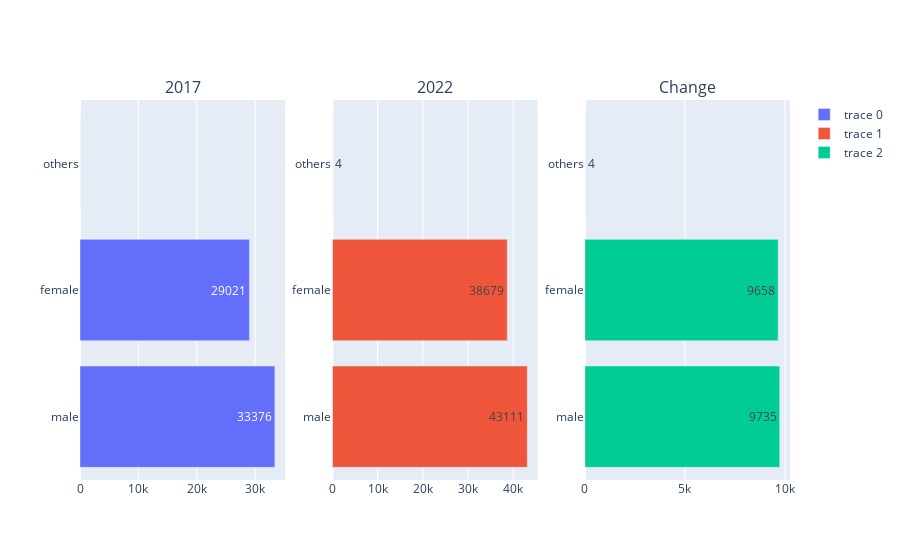

Here is the notebook cell this chart was saved with:
### Code cell
fig = make_subplots(rows=1, cols=3, shared_yaxes=False,column_widths=[1, 1, 1], 
                    subplot_titles=('2017','2022','Change'))

fig.add_trace(go.Bar( y = df['gender'],
                    x= df['2017'],
                    text = df["2017"],
                    orientation = 'h'), row = 1, col=1)

fig.add_trace(go.Bar(y = df['gender'],
                     x = df['2022'],
                    text = df["2022"],
                     orientation = 'h'), row = 1 , col = 2)

fig.add_trace(go.Bar(x = df['diff'],
                     y = df['gender'],
                    text = df["diff"],
                     orientation = 'h'), row = 1 , col = 3)

fig.update_layout(xaxis={'categoryorder':'total descending'})

### Figure 1 — Plotly figure (JSON) as saved in the notebook; plotly's stock layout.template omitted (floating-point values rounded to 4 significant figures)
{"data": [{"orientation": "h", "text": [33376, 29021, 0], "type": "bar", "x": [33376, 29021, 0], "xaxis": "x", "y": ["male", "female", "others"], "yaxis": "y"}, {"orientation": "h", "text": [43111, 38679, 4], "type": "bar", "x": [43111, 38679, 4], "xaxis": "x2", "y": ["male", "female", "others"], "yaxis": "y2"}, {"orientation": "h", "text": [9735, 9658, 4], "type": "bar", "x": [9735, 9658, 4], "xaxis": "x3", "y": ["male", "female", "others"], "yaxis": "y3"}], "layout": {"annotations": [{"font": {"size": 16}, "showarrow": false, "text": "2017", "x": 0.1444, "xanchor": "center", "xref": "paper", "y": 1, "yanchor": "bottom", "yref": "paper"}, {"font": {"size": 16}, "showarrow": false, "text": "2022", "x": 0.5, "xanchor": "center", "xref": "paper", "y": 1, "yanchor": "bottom", "yref": "paper"}, {"font": {"size": 16}, "showarrow": false, "text": "Change", "x": 0.8556, "xanchor": "center", "xref": "paper", "y": 1, "yanchor": "bottom", "yref": "paper"}], "xaxis": {"anchor": "y", "categoryorder": "total descending", "domain": [0, 0.2889]}, "xaxis2": {"anchor": "y2", "domain": [0.3556, 0.6444]}, "xaxis3": {"anchor": "y3", "domain": [0.7111, 1.0]}, "yaxis": {"anchor": "x", "domain": [0, 1]}, "yaxis2": {"anchor": "x2", "domain": [0, 1]}, "yaxis3": {"anchor": "x3", "domain": [0, 1]}}}
